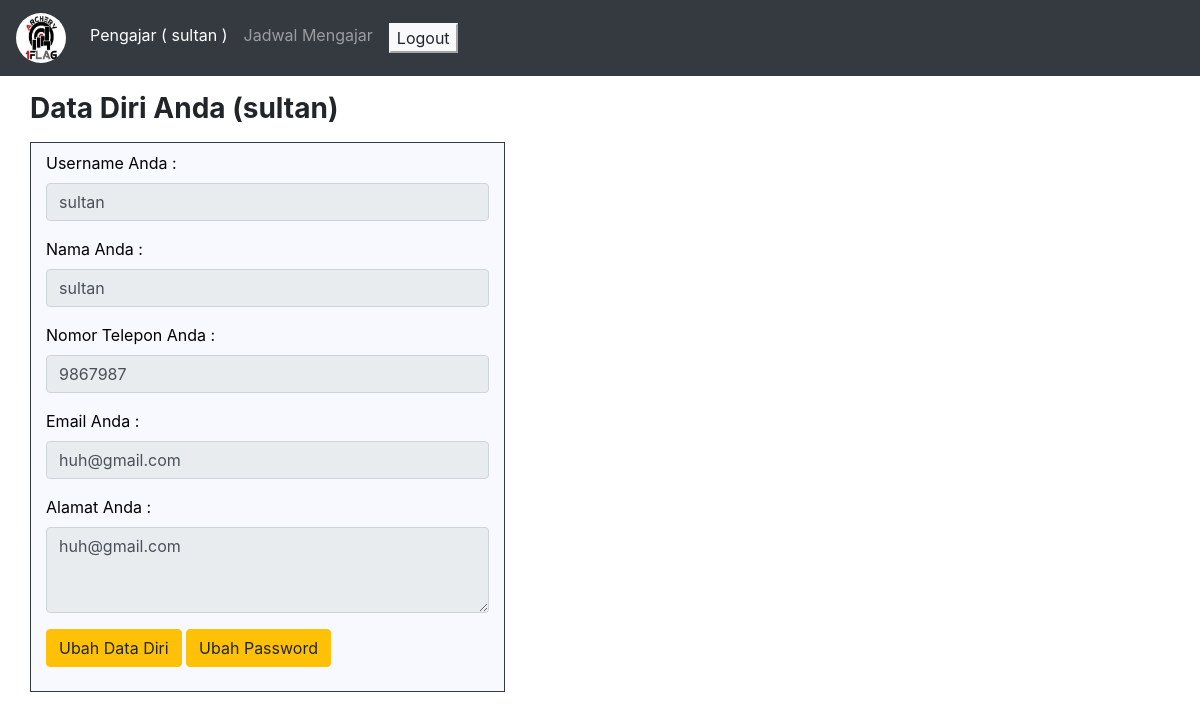
The app's page /akunPengajar.php (signed in) with its own data.
### tables this page shows
CREATE TABLE `pengajar` (
  `kode_pengajar` int(6) NOT NULL,
  `username` varchar(15) NOT NULL,
  `nama` varchar(30) NOT NULL,
  `no_telp` varchar(20) NOT NULL,
  `email` varchar(40) NOT NULL,
  `alamat` varchar(255) NOT NULL
);

### akunPengajar.php (the view, shortened to what this page needs)
<!DOCTYPE html>
<html lang="en">
<head>
<link rel="stylesheet" href="bs4/1_bootstrap-4.3.1.min.css" >
<?php
include "koneksi.php";
?>
</head>
<body>
<nav class="navbar navbar-expand-lg navbar-dark bg-dark" id="warna_navigasi" >
<span class="navbar-brand" ><img src="logo.png" width="50" height="50" class="rounded-circle"></span>
<div class="collapse navbar-collapse" id="navigasi">
	<ul class="navbar-nav mr-auto">
		<li class="nav-item active">
		<a class="nav-link" href="akunPengajar.php">Pengajar ( <?php echo $_SESSION['username']; ?> )</a>
		</li>
		<li class="nav-item">
		<a class="nav-link" href="akunPengajarJadwal.php">Jadwal Mengajar</a>
		</li>
		<li class="nav-item">
		<a class="nav-link" href="logout.php"><button class="btn-light">Logout</button></a>
		</li>
	</ul>
</div>
</nav>
<?php
$query_pengajar = mysqli_query($koneksi,"select * from pengajar where username = '".$_SESSION['username']."'");
$hasil_pengajar = mysqli_fetch_assoc($query_pengajar);
?>
<div class="container-fluid">
	<div class="col-sm-12 pt-3" >
	<label><h3><b>Data Diri Anda (<?php echo $_SESSION['username']?>)</b></h3></label>
		<div class="col-sm-5 border border-dark py-2" id="konten" >
		<form action="" method="post">
			<div class="form-group">
				<label>Username Anda : </label>
				<input type="text" class="form-control" name="username" value="<?php echo $hasil_pengajar['username']; ?>" autocomplete="off" readonly>
			</div>
			<div class="form-group">
				<label>Nama Anda : </label>
				<input type="text" class="form-control" name="nama" value="<?php echo $hasil_pengajar['nama']; ?>" autocomplete="off" readonly>
			</div>
			<div class="form-group">
				<label>Nomor Telepon Anda : </label>
				<input type="number" class="form-control" name="no_telp" value="<?php echo $hasil_pengajar['no_telp']; ?>" autocomplete="off" readonly>
			</div>
			<div class="form-group">
				<label>Email Anda : </label>
				<input type="email" class="form-control" name="email" value="<?php echo $hasil_pengajar['email']; ?>" autocomplete="off" readonly>
			</div>
			<div class="form-group">
				<label>Alamat Anda : </label>
				<textarea class="form-control" name="alamat" rows="3" autocomplete="off" readonly><?php echo $hasil_pengajar['alamat']; ?></textarea>
			</div>
			<div class="form-group">
				<button type="submit" class="btn btn-warning" name="ubah">Ubah Data Diri</button>
				<button type="submit" class="btn btn-warning" name="password">Ubah Password</button>
			</div>
		</form>
		</div>
	</div>
</div>
</body>
</html>

### akunPengajar.php (style rules this page uses)
#warna_navigasi { background-color:dark; }
#konten { background-color:#F8F8FF; color:black; }

### records on screen
pengajar: username "sultan", nama "sultan", no_telp "9867987", email "huh@gmail.com", alamat "huh@gmail.com"

### other values on screen
$_SESSION['username'] "sultan"
